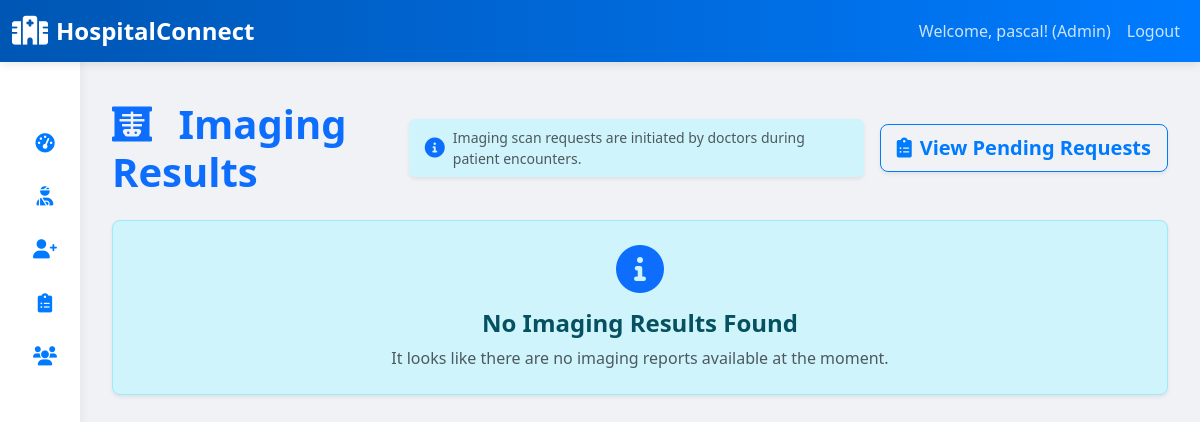
The app's page /imaging-results/ (signed in), older data.
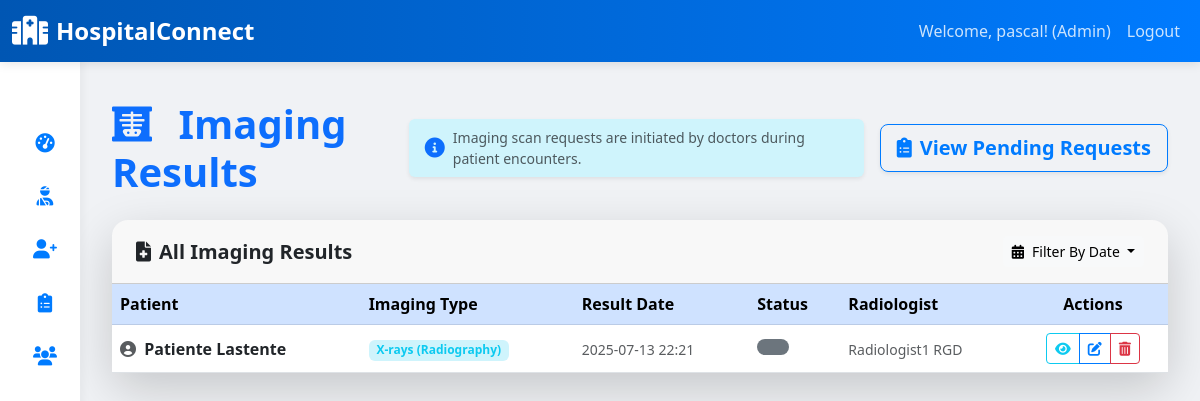
The same page, newer data.
### clinical_app/models.py (models this page shows, shortened)
class ImagingResult(models.Model):
    request = models.OneToOneField(ImagingRequest, on_delete=models.CASCADE, related_name='result')
    radiologist = models.ForeignKey(User, on_delete=models.SET_NULL, null=True, blank=True, related_name='imaging_results_reported_by_set')
    report_date = models.DateTimeField(default=timezone.now) # Changed
    findings = models.TextField()
    impression = models.TextField()
    recommendations = models.TextField(blank=True, null=True)
    image_files = models.FileField(upload_to='imaging_results/', blank=True, null=True)

class ImagingRequest(models.Model):
    encounter = models.ForeignKey(Encounter, on_delete=models.CASCADE, related_name='imaging_requests')
    requested_by = models.ForeignKey(User, on_delete=models.SET_NULL, null=True, blank=True, related_name='imaging_requests_made_by_set')
    requested_date = models.DateTimeField(auto_now_add=True)
    imaging_type = models.ForeignKey(ImagingType, on_delete=models.CASCADE)
    reason_for_exam = models.TextField()
    body_part = models.CharField(max_length=100, blank=True, null=True)
    status_choices = (
        ('pending', 'Pending'),
        ('scheduled', 'Scheduled'),
        ('performed', 'Performed'),
        ('reported', 'Reported'),
        ('cancelled', 'Cancelled'),
    )
    status = models.CharField(max_length=20, choices=status_choices, default='pending')

class Encounter(models.Model):
    patient = models.ForeignKey(Patient, on_delete=models.CASCADE, related_name='encounters')
    doctor = models.ForeignKey(Doctor, on_delete=models.SET_NULL, null=True, blank=True, related_name='encounters')
    appointment = models.OneToOneField(Appointment, on_delete=models.SET_NULL, null=True, blank=True, related_name='encounter')
    encounter_date = models.DateTimeField(auto_now_add=True)
    nurse = models.ForeignKey('Nurse', on_delete=models.SET_NULL, null=True, blank=True, related_name='encounters_managed') # Changed from 'nurse' to 'nurse_assigned' or 'primary_nurse' for clarity if needed
    encounter_type_choices = (
        ('outpatient', 'Outpatient'),
        ('inpatient', 'Inpatient'),
        ('emergency', 'Emergency'),
        ('telemedicine', 'Telemedicine'),
    )
    encounter_type = models.CharField(max_length=20, choices=encounter_type_choices, default='outpatient')
    admission_date = models.DateTimeField(null=True, blank=True)
    discharge_date = models.DateTimeField(null=True, blank=True)
    ward = models.ForeignKey('Ward', on_delete=models.SET_NULL, null=True, blank=True)
    bed = models.ForeignKey('Bed', on_delete=models.SET_NULL, null=True, blank=True)

class Patient(models.Model):
    user = models.OneToOneField(User, on_delete=models.CASCADE, primary_key=True, limit_choices_to={'user_type': 'patient'})
    patient_id = models.CharField(max_length=20, unique=True, editable=False) # Auto-generated patient ID
    blood_group_choices = (
        ('A+', 'A+'), ('A-', 'A-'),
        ('B+', 'B+'), ('B-', 'B-'),
        ('AB+', 'AB+'), ('AB-', 'AB-'),
        ('O+', 'O+'), ('O-', 'O-'),
    )
    blood_group = models.CharField(max_length=5, choices=blood_group_choices, blank=True, null=True)
    emergency_contact_name = models.CharField(max_length=100)
    emergency_contact_phone = models.CharField(max_length=20)
    allergies = models.TextField(blank=True, null=True, help_text="List known allergies (e.g., medications, food)")
    pre_existing_conditions = models.TextField(blank=True, null=True, help_text="List any chronic conditions")
    registration_date = models.DateTimeField(auto_now_add=True)

class User(AbstractUser):
    USER_TYPE_CHOICES = (
        ('admin', 'Administrator'),
        ('doctor', 'Doctor'),
        ('nurse', 'Nurse'),
        ('pharmacist', 'Pharmacist'),
        ('lab_tech', 'Lab Technician'),
        ('radiologist', 'Radiologist'),
        ('patient', 'Patient'),
        ('receptionist', 'Receptionist'),
        ('procurement_officer', 'Procurement Officer'),
    )
    user_type = models.CharField(max_length=20, choices=USER_TYPE_CHOICES, default='patient')
    phone_number = models.CharField(max_length=20, blank=True, null=True)
    address = models.TextField(blank=True, null=True)
    date_of_birth = models.DateField(blank=True, null=True)
    gender_choices = (
        ('male', 'Male'),
        ('female', 'Female'),
    )
    gender = models.CharField(max_length=10, choices=gender_choices, blank=True, null=True)
    groups = models.ManyToManyField(
        'auth.Group',
        verbose_name=('groups'),
        blank=True,
        help_text=(
            'The groups this user belongs to. A user will get all permissions '
            'granted to each of their groups.'
        ),
        related_name="clinical_app_user_set", # Changed this line
        related_query_name="clinical_app_user",
    )
    user_permissions = models.ManyToManyField(
        'auth.Permission',
        verbose_name=('user permissions'),
        blank=True,
        help_text=('Specific permissions for this user.'),
        related_name="clinical_app_user_permissions_set", # Changed this line
        related_query_name="clinical_app_user",
    )

class ImagingType(models.Model):
    name = models.CharField(max_length=100, unique=True) # e.g., "X-Ray", "CT Scan", "MRI", "Ultrasound"
    description = models.TextField(blank=True, null=True)
    price = models.DecimalField(max_digits=10, decimal_places=2, null=True, blank=True) # For billing integration

### clinical_app/views.py (the view)
# urls.py: path('imaging-results/', views.ImagingResultListView.as_view(), name='imaging_results_list'),
class ImagingResultListView(LoginRequiredMixin, UserPassesTestMixin, ListView):
    model = ImagingResult
    template_name = 'clinical_app/imaging_results_list.html'
    context_object_name = 'results'
    paginate_by = 20
    ordering = ['-report_date'] # Most recent results first
    def test_func(self):
        return self.request.user.is_authenticated and \
               self.request.user.user_type in ['admin', 'radiologist', 'doctor']
    def get_queryset(self):
        queryset = super().get_queryset()
        user = self.request.user
        if user.user_type == 'doctor' and hasattr(user, 'doctor'):
            queryset = queryset.filter(request__patient__encounters__doctor=user.doctor).distinct()
        elif user.user_type == 'radiologist' and hasattr(user, 'radiologist'):
            pass # Currently, radiologist can see all.
        date_range = self.request.GET.get('date_range')
        if date_range == 'last_30_days':
            thirty_days_ago = timezone.now() - datetime.timedelta(days=30)
            queryset = queryset.filter(report_date__gte=thirty_days_ago)
        return queryset
    def get_context_data(self, **kwargs):
        context = super().get_context_data(**kwargs)
        context['title'] = 'Imaging Results'
        context['active_filters'] = self.request.GET.urlencode() # For pagination
        context['filtered_by_date_range'] = self.request.GET.get('date_range')
        return context

### clinical_app/templates/clinical_app/imaging_results_list.html (shortened to what the changed rows need)
{% extends 'clinical_app/base.html' %}
{% block content %}
    <div class="container py-4">
        <div class="d-flex flex-column flex-md-row justify-content-between align-items-center mb-4 gap-3">
            <h2 class="mb-0 text-primary fw-bold display-6">
                <i class="fas fa-x-ray me-3 animate__animated animate__fadeInDown"></i>
                {{ title }}
            </h2>
        </div>
        {% if results %}
            <div class="card shadow-lg border-0 rounded-4 mb-4 animate__animated animate__fadeInUp">
                <div class="card-header bg-gradient-primary-light py-3 px-4 rounded-top-4 d-flex justify-content-between align-items-center">
                    <h5 class="mb-0  fw-bold"><i class="fas fa-file-medical me-2"></i>All Imaging Results</h5>
                    <div class="dropdown">
                        <button class="btn btn-sm btn-light dropdown-toggle" type="button" id="filterDropdown" data-bs-toggle="dropdown" aria-expanded="false">
                            <i class="fas fa-calendar-alt me-2"></i>Filter By Date
                        </button>
                    </div>
                </div>
                <div class="card-body p-0">
                    <div class="table-responsive">
                        <table class="table table-hover mb-0">
                            <thead class="table-primary">
                                <tr>
                                    <th scope="col">Patient</th>
                                    <th scope="col">Imaging Type</th>
                                    <th scope="col">Result Date</th>
                                    <th scope="col">Status</th>
                                    <th scope="col">Radiologist</th>
                                    <th scope="col" class="text-center">Actions</th>
                                </tr>
                            </thead>
                            <tbody>
                                {% for result in results %}
                                    <tr class="align-middle">
                                        <td>
                                            <a href="{% url 'patient_detail' result.request.encounter.patient.pk %}" class="text-decoration-none text-dark fw-semibold">
                                                <i class="fas fa-user-circle me-1 text-muted"></i>
                                                {{ result.request.encounter.patient.user.get_full_name }}
                                            </a>
                                        </td>
                                        <td><span class="badge bg-info-subtle text-info fw-bold">{{ result.request.imaging_type.name }}</span></td>
                                        <td><small class="text-muted">{{ result.report_date|date:"Y-m-d H:i" }}</small></td>
                                        <td>
                                            <span class="badge rounded-pill px-3 py-2 {% if result.status == 'finalized' %}bg-success{% elif result.status == 'preliminary' %}bg-warning text-dark{% else %}bg-secondary{% endif %}">
                                            </span>
                                        </td>
                                        <td>
                                            {% if result.radiologist %}
                                                <small class="text-muted">{{ result.radiologist.get_full_name }}</small>
                                            {% else %}
                                                <small class="text-muted">N/A</small>
                                            {% endif %}
                                        </td>
                                        <td class="text-center">
                                            <div class="btn-group" role="group" aria-label="Imaging Result Actions">
                                                <a href="{% url 'imaging_result_detail' result.pk %}" class="btn btn-sm btn-outline-info" data-bs-toggle="tooltip" data-bs-placement="top" title="View Details">
                                                    <i class="fas fa-eye"></i>
                                                </a>
                                                <a href="{% url 'imaging_result_update' result.pk %}" class="btn btn-sm btn-outline-primary" data-bs-toggle="tooltip" data-bs-placement="top" title="Edit Result">
                                                    <i class="fas fa-edit"></i>
                                                </a>
                                                <a href="{% url 'imaging_result_delete' result.pk %}" class="btn btn-sm btn-outline-danger" data-bs-toggle="tooltip" data-bs-placement="top" title="Delete Result">
                                                    <i class="fas fa-trash-alt"></i>
                                                </a>
                                            </div>
                                        </td>
                                    </tr>
                                {% endfor %}
                            </tbody>
                        </table>
                    </div>
                </div>
            </div>
        {% else %}
            <div class="alert alert-info text-center py-4 shadow-sm rounded-3 animate__animated animate__fadeInUp" role="alert">
                <i class="fas fa-info-circle fa-3x mb-3 text-primary"></i>
                <h4 class="alert-heading fw-bold">No Imaging Results Found</h4>
                <p class="mb-0 text-muted">It looks like there are no imaging reports available at the moment.</p>
            </div>
        {% endif %}
    </div>
{% endblock %}

Row changes from the older to the newer data that the page shows:
added ImagingResult: request.encounter.patient.user.get_full_name "Patiente Lastente", request.imaging_type.name "X-rays (Radiography)", report_date "2025-07-13 22:21", radiologist.get_full_name "Radiologist1 RGD"
Text that changed along with them:
text no longer shown: "No Imaging Results Found It looks like there are no imaging reports available at the moment."
text now shown: "All Imaging Results Filter By Date Patient Imaging Type Result Date Status Radiologist Actions"
